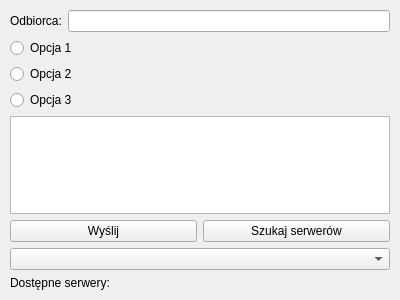
<ui version="4.0">
  <class>MainWindow</class>
  <widget class="QMainWindow" name="MainWindow">
    <property name="geometry">
      <rect>
        <x>0</x>
        <y>0</y>
        <width>400</width>
        <height>300</height>
      </rect>
    </property>
    <property name="windowTitle">
      <string>Klient</string>
    </property>
    <widget class="QWidget" name="centralwidget">
      <layout class="QVBoxLayout" name="verticalLayout_2">
        <property name="spacing">
          <number>6</number>
        </property>
        <property name="leftMargin">
          <number>10</number>
        </property>
        <property name="topMargin">
          <number>10</number>
        </property>
        <property name="rightMargin">
          <number>10</number>
        </property>
        <property name="bottomMargin">
          <number>10</number>
        </property>
        <item>
          <layout class="QVBoxLayout" name="verticalLayout">
            <property name="spacing">
              <number>6</number>
            </property>
            <property name="leftMargin">
              <number>0</number>
            </property>
            <property name="topMargin">
              <number>0</number>
            </property>
            <property name="rightMargin">
              <number>0</number>
            </property>
            <property name="bottomMargin">
              <number>0</number>
            </property>
            <item>
              <layout class="QHBoxLayout" name="horizontalLayout_4">
                <property name="spacing">
                  <number>6</number>
                </property>
                <property name="leftMargin">
                  <number>0</number>
                </property>
                <property name="topMargin">
                  <number>0</number>
                </property>
                <property name="rightMargin">
                  <number>0</number>
                </property>
                <property name="bottomMargin">
                  <number>0</number>
                </property>
                <item>
                  <widget class="QLabel" name="recipientLabel">
                    <property name="text">
                      <string>Odbiorca:</string>
                    </property>
                  </widget>
                </item>
                <item>
                  <widget class="QLineEdit" name="recipientLineEdit"/>
                </item>
              </layout>
            </item>
            <item>
              <widget class="QRadioButton" name="radioButton1">
                <property name="text">
                  <string>Opcja 1</string>
                </property>
              </widget>
            </item>
            <item>
              <widget class="QRadioButton" name="radioButton2">
                <property name="text">
                  <string>Opcja 2</string>
                </property>
              </widget>
            </item>
            <item>
              <widget class="QRadioButton" name="radioButton3">
                <property name="text">
                  <string>Opcja 3</string>
                </property>
              </widget>
            </item>
            <item>
              <widget class="QTextEdit" name="notesTextEdit"/>
            </item>
            <item>
              <layout class="QHBoxLayout" name="horizontalLayout">
                <property name="spacing">
                  <number>6</number>
                </property>
                <property name="leftMargin">
                  <number>0</number>
                </property>
                <property name="topMargin">
                  <number>0</number>
                </property>
                <property name="rightMargin">
                  <number>0</number>
                </property>
                <property name="bottomMargin">
                  <number>0</number>
                </property>
                <item>
                  <widget class="QPushButton" name="sendButton">
                    <property name="text">
                      <string>Wyślij</string>
                    </property>
                  </widget>
                </item>
                <item>
                  <widget class="QPushButton" name="discoverButton">
                    <property name="text">
                      <string>Szukaj serwerów</string>
                    </property>
                  </widget>
                </item>
              </layout>
            </item>
            <item>
              <widget class="QComboBox" name="serverComboBox"/>
            </item>
            <item>
              <widget class="QLabel" name="serverLabel">
                <property name="text">
                  <string>Dostępne serwery:</string>
                </property>
              </widget>
            </item>
          </layout>
        </item>
      </layout>
    </widget>
  </widget>
  <resources/>
  <connections/>
</ui>
